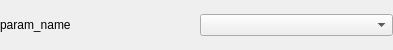
<?xml version="1.0" encoding="UTF-8"?>
<ui version="4.0">
 <class>_widget_top</class>
 <widget class="QWidget" name="_widget_top">
  <property name="geometry">
   <rect>
    <x>0</x>
    <y>0</y>
    <width>393</width>
    <height>50</height>
   </rect>
  </property>
  <property name="minimumSize">
   <size>
    <width>300</width>
    <height>20</height>
   </size>
  </property>
  <property name="windowTitle">
   <string>param drop down list</string>
  </property>
  <layout class="QVBoxLayout" name="verticalLayout">
    <property name="margin">
     <number>0</number>
    </property>
    <item>
     <layout class="QHBoxLayout" name="_layout_h" stretch="0,0,1,0,0">
      <item>
       <widget class="QLabel" name="_paramname_label">
        <property name="text">
         <string>param_name</string>
        </property>
       </widget>
      </item>
      <item>
       <widget class="QComboBox" name="_paramval_drop_down_list"/>
        <property name="sizePolicy">
         <sizepolicy hsizetype="Preferred" vsizetype="Fixed">
         <horstretch>0</horstretch>
         <verstretch>0</verstretch>
         </sizepolicy>
        </property>
      </item>
     </layout>
    </item>
  </layout>
 </widget>
 <resources/>
 <connections/>
</ui>
